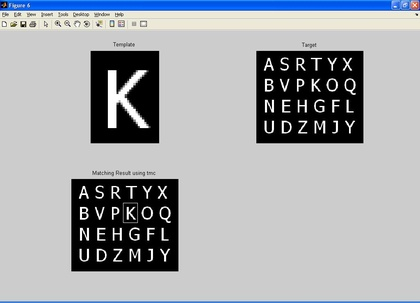
%> input picture Computer_Vision/Practice3/Template_matching/snapshot.JPG, 420 x 303 px, shrunk from 1024 x 738 before the run, given in place of image2.jpg, which was not available
$ octave main.m   (GNU Octave 9; MATLAB toolbox functions it lacks are replaced by stand-ins)
%> lines starting %> are read from the running program, lines starting %| are printed output that depends on the picture; pictures that were not available may be replaced by others from this repository, and a replacement may not be noted
### Computer_Vision/Practice3/Template_matching/tmp.m
function result =tmp(image1,image2);
%
% By Alaa Eleyan Nov,2005
%*********************************************************

if size(image1,3)==3
    image1=rgb2gray(image1);
end
if size(image2,3)==3
    image2=rgb2gray(image2);
end

% check which one is target and which one is template using their size

if size(image1)>size(image2)
    Search_img=image1;
    Template=image2;
else
    Search_img=image2;
    Template=image1;
end

% find both images sizes
[r1,c1]=size(Search_img);
[r2,c2]=size(Template);
% mean of the template
image22=Template-mean(mean(Template));

%corrolate both images
M=[];
for i=1:(r1-r2+1)
    for j=1:(c1-c2+1)
        Nimage=Target(i:i+r2-1,j:j+c2-1);
        Nimage=Nimage-mean(mean(Nimage));  % mean of image part under mask
        corr=sum(sum(Nimage.*image22));
        warning off
        M(i,j)=corr/sqrt(sum(sum(Nimage.^2)));
    end
end

% plot box on the target image
% result=plotbox(Target,Template,M);
result = plotbox(Search_img,Template,M);

### Computer_Vision/Practice3/Template_matching/main.m

% main file
close all
clear, clc

% read Template image
% im1=imread('K.JPG');
% im1=imread('S.jpg');
im1=imread('image2.jpg');
%> im1 is the input picture: size 303x420x3 uint8; mean R, G, B 163.1, 166.3, 170.5


% read Traget Image
% im2=imread('letters.JPG');
im2=imread('image1.jpg');
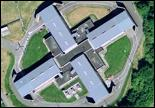
%> input picture Computer_Vision/Practice3/Template_matching/image1.jpg, 155 x 108 px
%> im2 is the input picture: size 108x155x3 uint8; mean R, G, B 117.7, 133.5, 125.9

% apply templete matching using power of the image
result=tmp(im1,im2);
%> in tmp, `image1=rgb2gray(image1);`:
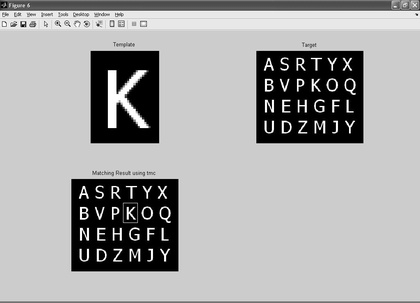
%> image1: size 303x420 uint8; min 0, max 255, mean 165.8
%> in tmp, `image2=rgb2gray(image2);`:
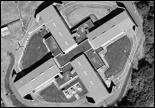
%> image2: size 108x155 uint8; min 0, max 255, mean 127.9
%> in tmp, `image22=Template-mean(mean(Template));`:
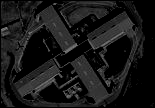
%> image22: size 108x155 uint8; min 0, max 127, mean 23.3
%> the run ends on the next line
